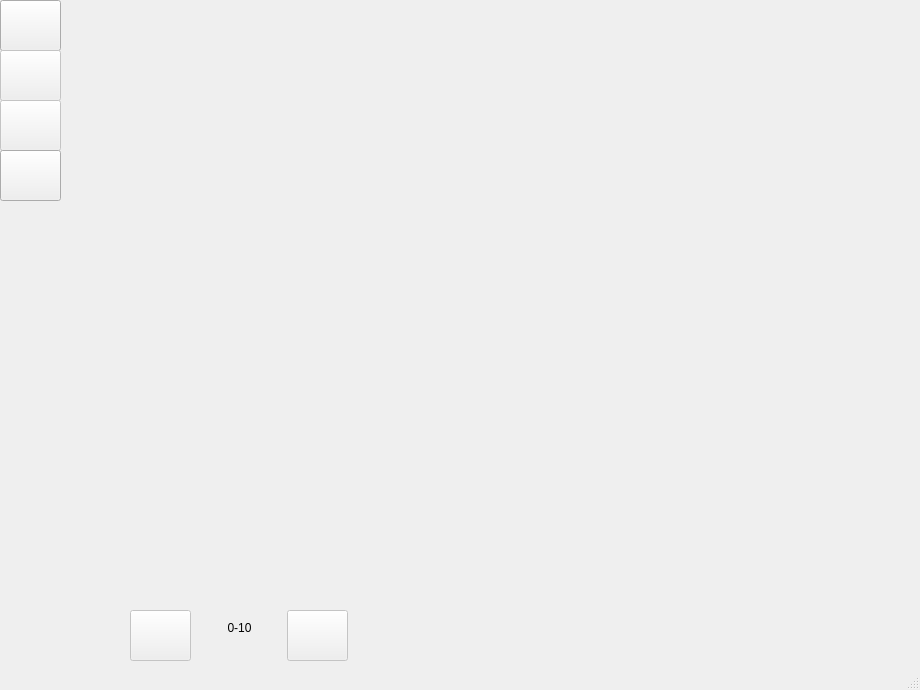
<?xml version="1.0" encoding="UTF-8"?>
<ui version="4.0">
 <class>MainWindow</class>
 <widget class="QMainWindow" name="MainWindow">
  <property name="geometry">
   <rect>
    <x>0</x>
    <y>0</y>
    <width>920</width>
    <height>690</height>
   </rect>
  </property>
  <property name="minimumSize">
   <size>
    <width>920</width>
    <height>690</height>
   </size>
  </property>
  <property name="windowTitle">
   <string>Smart City</string>
  </property>
  <property name="windowIcon">
   <iconset>
    <normaloff>ico.png</normaloff>ico.png</iconset>
  </property>
  <property name="styleSheet">
   <string notr="true"/>
  </property>
  <widget class="QWidget" name="centralwidget">
   <widget class="QPushButton" name="up_button">
    <property name="enabled">
     <bool>false</bool>
    </property>
    <property name="geometry">
     <rect>
      <x>130</x>
      <y>610</y>
      <width>61</width>
      <height>51</height>
     </rect>
    </property>
    <property name="toolTip">
     <string>Назад</string>
    </property>
    <property name="text">
     <string/>
    </property>
    <property name="icon">
     <iconset>
      <normaloff>imgs/left.svg</normaloff>imgs/left.svg</iconset>
    </property>
   </widget>
   <widget class="QWidget" name="widget" native="true">
    <property name="geometry">
     <rect>
      <x>70</x>
      <y>0</y>
      <width>800</width>
      <height>600</height>
     </rect>
    </property>
    <property name="minimumSize">
     <size>
      <width>800</width>
      <height>600</height>
     </size>
    </property>
   </widget>
   <widget class="QPushButton" name="down_button">
    <property name="enabled">
     <bool>false</bool>
    </property>
    <property name="geometry">
     <rect>
      <x>287</x>
      <y>610</y>
      <width>61</width>
      <height>51</height>
     </rect>
    </property>
    <property name="toolTip">
     <string>Далее</string>
    </property>
    <property name="text">
     <string/>
    </property>
    <property name="icon">
     <iconset>
      <normaloff>imgs/right.svg</normaloff>imgs/right.svg</iconset>
    </property>
   </widget>
   <widget class="QPushButton" name="openfile_button">
    <property name="geometry">
     <rect>
      <x>0</x>
      <y>0</y>
      <width>61</width>
      <height>51</height>
     </rect>
    </property>
    <property name="toolTip">
     <string>Выбрать файл</string>
    </property>
    <property name="text">
     <string/>
    </property>
    <property name="icon">
     <iconset>
      <normaloff>imgs/file.svg</normaloff>imgs/file.svg</iconset>
    </property>
    <property name="iconSize">
     <size>
      <width>30</width>
      <height>30</height>
     </size>
    </property>
   </widget>
   <widget class="QLabel" name="pagename">
    <property name="geometry">
     <rect>
      <x>194</x>
      <y>620</y>
      <width>91</width>
      <height>16</height>
     </rect>
    </property>
    <property name="text">
     <string>0-10</string>
    </property>
    <property name="alignment">
     <set>Qt::AlignCenter</set>
    </property>
   </widget>
   <widget class="QPushButton" name="search_button">
    <property name="enabled">
     <bool>false</bool>
    </property>
    <property name="geometry">
     <rect>
      <x>0</x>
      <y>50</y>
      <width>61</width>
      <height>51</height>
     </rect>
    </property>
    <property name="toolTip">
     <string>Поиск города</string>
    </property>
    <property name="text">
     <string/>
    </property>
    <property name="icon">
     <iconset>
      <normaloff>imgs/search.svg</normaloff>imgs/search.svg</iconset>
    </property>
    <property name="iconSize">
     <size>
      <width>16</width>
      <height>16</height>
     </size>
    </property>
   </widget>
   <widget class="QPushButton" name="save_button">
    <property name="enabled">
     <bool>false</bool>
    </property>
    <property name="geometry">
     <rect>
      <x>0</x>
      <y>100</y>
      <width>61</width>
      <height>51</height>
     </rect>
    </property>
    <property name="toolTip">
     <string>Сохранить в файл</string>
    </property>
    <property name="text">
     <string/>
    </property>
    <property name="icon">
     <iconset>
      <normaloff>imgs/save.svg</normaloff>imgs/save.svg</iconset>
    </property>
    <property name="iconSize">
     <size>
      <width>30</width>
      <height>30</height>
     </size>
    </property>
   </widget>
   <widget class="QPushButton" name="info_button">
    <property name="enabled">
     <bool>true</bool>
    </property>
    <property name="geometry">
     <rect>
      <x>0</x>
      <y>150</y>
      <width>61</width>
      <height>51</height>
     </rect>
    </property>
    <property name="toolTip">
     <string>Информация</string>
    </property>
    <property name="text">
     <string/>
    </property>
    <property name="icon">
     <iconset>
      <normaloff>imgs/info.png</normaloff>imgs/info.png</iconset>
    </property>
    <property name="iconSize">
     <size>
      <width>30</width>
      <height>30</height>
     </size>
    </property>
   </widget>
  </widget>
  <widget class="QStatusBar" name="statusbar"/>
 </widget>
 <resources/>
 <connections/>
</ui>
